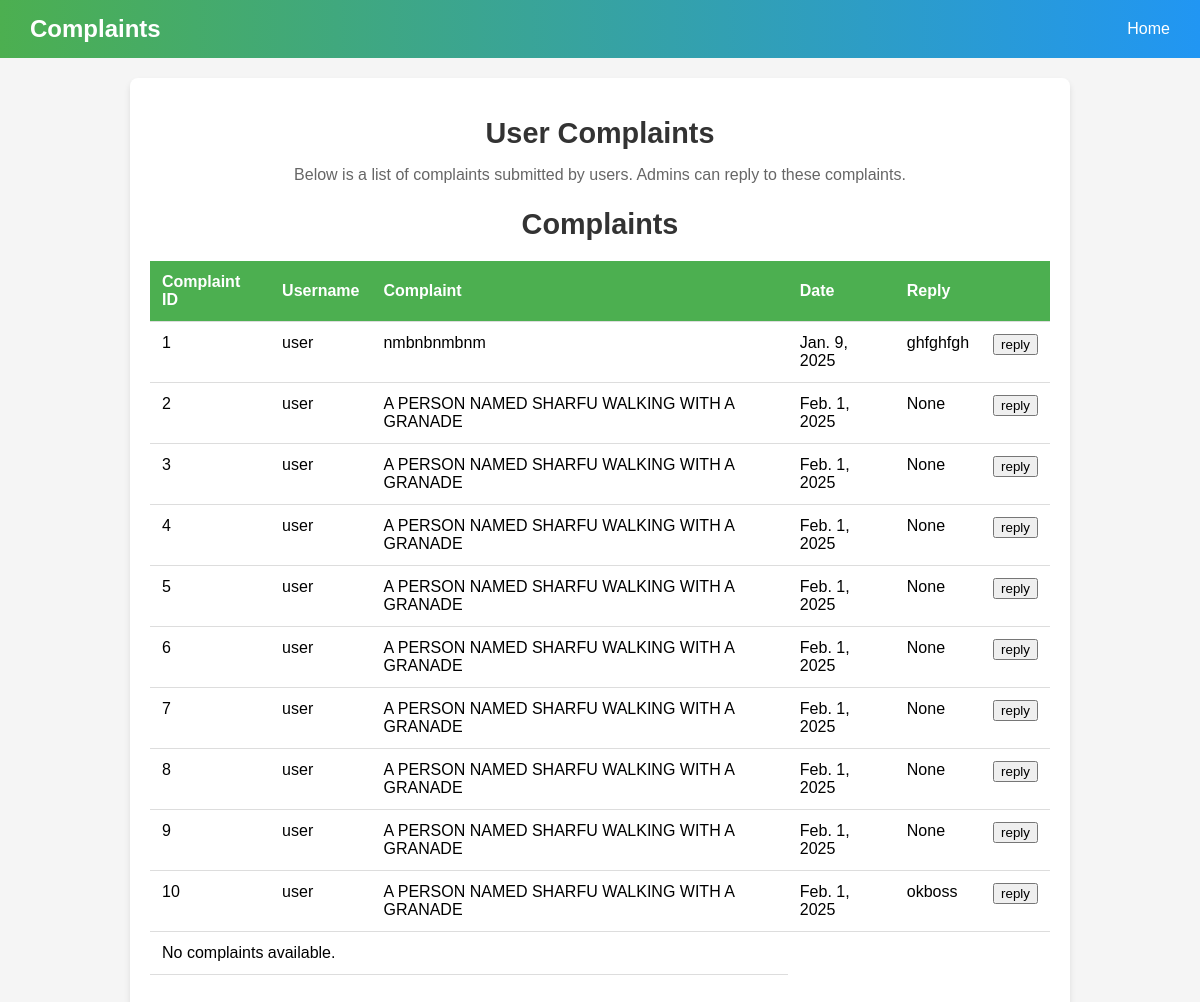
The page /complaint/ on the database its author committed.
### weopondetectionapp/models.py (models this page shows)
class Complaint(models.Model):
    USER=models.ForeignKey(LoginTable, on_delete=models.CASCADE)
    complaint=models.CharField(max_length=1000,null=True,blank=True)
    date=models.DateField(auto_now_add=True)
    reply=models.CharField(max_length=1000,null=True,blank=True)

class LoginTable(models.Model):
    username=models.CharField(max_length=100,null=True,blank=True)
    password=models.CharField(max_length=100,null=True,blank=True)
    usertype=models.CharField(max_length=100,null=True,blank=True)
    name=models.CharField(max_length=100,null=True,blank=True)
    phonenumber=models.BigIntegerField(null=True,blank=True)
    email=models.CharField(max_length=100,null=True,blank=True)

### weopondetectionapp/views.py (the view)
# urls.py: path('complaint/',Complaintview.as_view(),name='complaint'),
class Complaintview(View):
    def get(self, request):
        obj=Complaint.objects.all()
        return render(request, 'complaint.html',{'complaints':obj})

### templates/complaint.html (shortened to what this page needs)
{% load static %}
<!DOCTYPE html>
<html lang="en">
<head>
    <link rel="stylesheet" href="{% static 'css/complaint.css' %}">
</head>
<body>
    <header class="navbar">
        <div class="navbar-title">Complaints</div>
        <nav>
            <a href="/">Home</a>
        </nav>
    </header>
    <div class="container">
        <div class="card">
            <h1>User Complaints</h1>
            <p>Below is a list of complaints submitted by users. Admins can reply to these complaints.</p>
            <div class="tables-container">
                <h2>Complaints</h2>
                <table>
                    <thead>
                        <tr>
                            <th>Complaint ID</th>
                            <th>Username</th>
                            <th>Complaint</th>
                            <th>Date</th>
                            <th>Reply</th>
                            <th></th>
                        </tr>
                    </thead>
                    <tbody>
                        {% for complaint in complaints %}
                        <tr>
                            <td>{{complaint.id}} </td>
                            <td>{{ complaint.USER.username}} </td>
                            <td>{{ complaint.complaint}} </td>
                            <td>{{complaint.date}}</td>
                            <td>{{complaint.reply}}</td>
                            <td><a href="/addreply/{{complaint.id}}"><button>reply</button></a></td>
                        </tr>
                        {% endfor %}
                        <tr>
                            <td colspan="3">No complaints available.</td>
                        </tr>
                    </tbody>
                </table>
            </div>
        </div>
    </div>
</body>
</html>

### static/css/complaint.css (style rules this page uses)
body { font-family: 'Arial', sans-serif; margin: 0; padding: 0; background-color: #f5f5f5; }
.navbar { display: flex; justify-content: space-between; align-items: center; padding: 15px 30px; background: linear-gradient(90deg, #4CAF50, #2196F3); color: white; }
.navbar-title { font-size: 1.5em; font-weight: bold; }
.navbar nav a { color: white; text-decoration: none; font-size: 1em; }
.container { display: flex; justify-content: center; align-items: center; min-height: 80vh; padding: 20px; }
.card { background-color: #fff; width: 100%; max-width: 900px; border-radius: 8px; box-shadow: 0px 4px 6px rgba(0, 0, 0, 0.1); padding: 20px; text-align: center; }
.card h1, .card h2 { color: #333; font-size: 1.8em; margin-bottom: 10px; }
.card p { color: #666; margin-bottom: 20px; }
table { width: 100%; border-collapse: collapse; margin-top: 20px; margin-bottom: 20px; }
th, td { padding: 12px; text-align: left; border-bottom: 1px solid #ddd; }
th { background-color: #4CAF50; color: white; }
td { vertical-align: top; }

### rows shown on the page
Complaint: id "1", USER.username "user", complaint "nmbnbnmbnm", date "Jan. 9, 2025", reply "ghfghfgh"
Complaint: id "2", USER.username "user", complaint "A PERSON NAMED SHARFU WALKING WITH A GRANADE", date "Feb. 1, 2025", reply "None"
Complaint: id "3", USER.username "user", complaint "A PERSON NAMED SHARFU WALKING WITH A GRANADE", date "Feb. 1, 2025", reply "None"
Complaint: id "4", USER.username "user", complaint "A PERSON NAMED SHARFU WALKING WITH A GRANADE", date "Feb. 1, 2025", reply "None"
Complaint: id "5", USER.username "user", complaint "A PERSON NAMED SHARFU WALKING WITH A GRANADE", date "Feb. 1, 2025", reply "None"
Complaint: id "6", USER.username "user", complaint "A PERSON NAMED SHARFU WALKING WITH A GRANADE", date "Feb. 1, 2025", reply "None"
Complaint: id "7", USER.username "user", complaint "A PERSON NAMED SHARFU WALKING WITH A GRANADE", date "Feb. 1, 2025", reply "None"
Complaint: id "8", USER.username "user", complaint "A PERSON NAMED SHARFU WALKING WITH A GRANADE", date "Feb. 1, 2025", reply "None"
Complaint: id "9", USER.username "user", complaint "A PERSON NAMED SHARFU WALKING WITH A GRANADE", date "Feb. 1, 2025", reply "None"
Complaint: id "10", USER.username "user", complaint "A PERSON NAMED SHARFU WALKING WITH A GRANADE", date "Feb. 1, 2025", reply "okboss"
